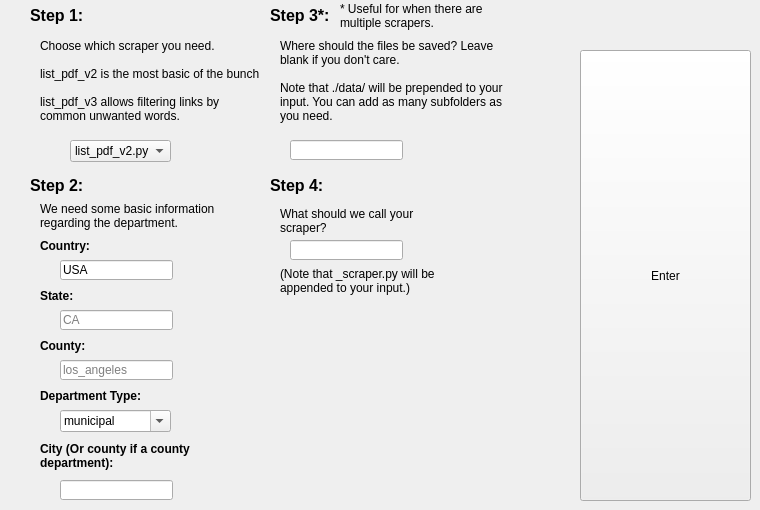
    <widget class="QWidget" name="ChooseScraper">
     <attribute name="title">
      <string>Choose Scraper</string>
     </attribute>
     <widget class="QLabel" name="step1_scraper_text">
      <property name="geometry">
       <rect>
        <x>40</x>
        <y>30</y>
        <width>221</width>
        <height>101</height>
       </rect>
      </property>
      <property name="font">
       <font>
        <pointsize>9</pointsize>
       </font>
      </property>
      <property name="text">
       <string>Choose which scraper you need.

list_pdf_v2 is the most basic of the bunch

list_pdf_v3 allows filtering links by common unwanted words.</string>
      </property>
      <property name="wordWrap">
       <bool>true</bool>
      </property>
     </widget>
     <widget class="QLabel" name="step2_header_5">
      <property name="geometry">
       <rect>
        <x>30</x>
        <y>170</y>
        <width>158</width>
        <height>31</height>
       </rect>
      </property>
      <property name="font">
       <font>
        <pointsize>12</pointsize>
        <weight>75</weight>
        <bold>true</bold>
       </font>
      </property>
      <property name="text">
       <string>Step 2:</string>
      </property>
      <property name="wordWrap">
       <bool>true</bool>
      </property>
     </widget>
     <widget class="QLabel" name="step4_header_2">
      <property name="geometry">
       <rect>
        <x>270</x>
        <y>170</y>
        <width>158</width>
        <height>31</height>
       </rect>
      </property>
      <property name="font">
       <font>
        <pointsize>12</pointsize>
        <weight>75</weight>
        <bold>true</bold>
       </font>
      </property>
      <property name="text">
       <string>Step 4:</string>
      </property>
      <property name="wordWrap">
       <bool>true</bool>
      </property>
     </widget>
     <widget class="QLabel" name="step3_header_5">
      <property name="geometry">
       <rect>
        <x>270</x>
        <y>0</y>
        <width>158</width>
        <height>31</height>
       </rect>
      </property>
      <property name="font">
       <font>
        <pointsize>12</pointsize>
        <weight>75</weight>
        <bold>true</bold>
       </font>
      </property>
      <property name="text">
       <string>Step 3*:</string>
      </property>
      <property name="wordWrap">
       <bool>true</bool>
      </property>
     </widget>
     <widget class="QLabel" name="step1_header_5">
      <property name="geometry">
       <rect>
        <x>30</x>
        <y>0</y>
        <width>158</width>
        <height>31</height>
       </rect>
      </property>
      <property name="font">
       <font>
        <pointsize>12</pointsize>
        <weight>75</weight>
        <bold>true</bold>
       </font>
      </property>
      <property name="text">
       <string>Step 1:</string>
      </property>
      <property name="wordWrap">
       <bool>true</bool>
      </property>
     </widget>
     <widget class="QLabel" name="label_31">
      <property name="geometry">
       <rect>
        <x>280</x>
        <y>190</y>
        <width>181</width>
        <height>61</height>
       </rect>
      </property>
      <property name="font">
       <font>
        <pointsize>9</pointsize>
       </font>
      </property>
      <property name="text">
       <string>What should we call your scraper?</string>
      </property>
      <property name="wordWrap">
       <bool>true</bool>
      </property>
     </widget>
     <widget class="QComboBox" name="scraper_input">
      <property name="geometry">
       <rect>
        <x>70</x>
        <y>140</y>
        <width>101</width>
        <height>22</height>
       </rect>
      </property>
      <item>
       <property name="text">
        <string>list_pdf_v2.py</string>
       </property>
      </item>
      <item>
       <property name="text">
        <string>list_pdf_v3.py</string>
       </property>
      </item>
     </widget>
     <widget class="QLabel" name="step2_scraper_text">
      <property name="geometry">
       <rect>
        <x>40</x>
        <y>200</y>
        <width>211</width>
        <height>31</height>
       </rect>
      </property>
      <property name="font">
       <font>
        <pointsize>9</pointsize>
       </font>
      </property>
      <property name="text">
       <string>We need some basic information regarding the department.</string>
      </property>
      <property name="wordWrap">
       <bool>true</bool>
      </property>
     </widget>
     <widget class="QLabel" name="step2_scraper_text_2">
      <property name="geometry">
       <rect>
        <x>40</x>
        <y>230</y>
        <width>161</width>
        <height>31</height>
       </rect>
      </property>
      <property name="font">
       <font>
        <pointsize>9</pointsize>
        <weight>75</weight>
        <bold>true</bold>
       </font>
      </property>
      <property name="text">
       <string>Country:</string>
      </property>
      <property name="wordWrap">
       <bool>true</bool>
      </property>
     </widget>
     <widget class="QLabel" name="step2state">
      <property name="geometry">
       <rect>
        <x>40</x>
        <y>280</y>
        <width>161</width>
        <height>31</height>
       </rect>
      </property>
      <property name="font">
       <font>
        <pointsize>9</pointsize>
        <weight>75</weight>
        <bold>true</bold>
       </font>
      </property>
      <property name="text">
       <string>State:</string>
      </property>
      <property name="wordWrap">
       <bool>true</bool>
      </property>
     </widget>
     <widget class="QLineEdit" name="country_input">
      <property name="geometry">
       <rect>
        <x>60</x>
        <y>260</y>
        <width>113</width>
        <height>20</height>
       </rect>
      </property>
      <property name="text">
       <string>USA</string>
      </property>
      <property name="placeholderText">
       <string/>
      </property>
     </widget>
     <widget class="QLineEdit" name="state_input">
      <property name="geometry">
       <rect>
        <x>60</x>
        <y>310</y>
        <width>113</width>
        <height>20</height>
       </rect>
      </property>
      <property name="placeholderText">
       <string>CA</string>
      </property>
     </widget>
     <widget class="QLabel" name="label_36">
      <property name="geometry">
       <rect>
        <x>40</x>
        <y>330</y>
        <width>161</width>
        <height>31</height>
       </rect>
      </property>
      <property name="font">
       <font>
        <pointsize>9</pointsize>
        <weight>75</weight>
        <bold>true</bold>
       </font>
      </property>
      <property name="text">
       <string>County:</string>
      </property>
      <property name="wordWrap">
       <bool>true</bool>
      </property>
     </widget>
     <widget class="QLineEdit" name="county_input">
      <property name="geometry">
       <rect>
        <x>60</x>
        <y>360</y>
        <width>113</width>
        <height>20</height>
       </rect>
      </property>
      <property name="placeholderText">
       <string>los_angeles</string>
      </property>
     </widget>
     <widget class="QLabel" name="label_37">
      <property name="geometry">
       <rect>
        <x>40</x>
        <y>380</y>
        <width>161</width>
        <height>31</height>
       </rect>
      </property>
      <property name="font">
       <font>
        <pointsize>9</pointsize>
        <weight>75</weight>
        <bold>true</bold>
       </font>
      </property>
      <property name="text">
       <string>Department Type:</string>
      </property>
      <property name="wordWrap">
       <bool>true</bool>
      </property>
     </widget>
     <widget class="QComboBox" name="department_type_input">
      <property name="geometry">
       <rect>
        <x>60</x>
        <y>410</y>
        <width>111</width>
        <height>22</height>
       </rect>
      </property>
      <property name="editable">
       <bool>true</bool>
      </property>
      <item>
       <property name="text">
        <string>municipal</string>
       </property>
      </item>
      <item>
       <property name="text">
        <string>county</string>
       </property>
      </item>
      <item>
       <property name="text">
        <string>college</string>
       </property>
      </item>
     </widget>
     <widget class="QLabel" name="step2city">
      <property name="geometry">
       <rect>
        <x>40</x>
        <y>440</y>
        <width>161</width>
        <height>31</height>
       </rect>
      </property>
      <property name="font">
       <font>
        <pointsize>9</pointsize>
        <weight>75</weight>
        <bold>true</bold>
       </font>
      </property>
      <property name="text">
       <string>City (Or county if a county department):</string>
      </property>
      <property name="wordWrap">
       <bool>true</bool>
      </property>
     </widget>
     <widget class="QLineEdit" name="city_input">
      <property name="geometry">
       <rect>
        <x>60</x>
        <y>480</y>
        <width>113</width>
        <height>20</height>
       </rect>
      </property>
     </widget>
     <widget class="QLabel" name="step3text">
      <property name="geometry">
       <rect>
        <x>280</x>
        <y>10</y>
        <width>231</width>
        <height>141</height>
       </rect>
      </property>
      <property name="font">
       <font>
        <pointsize>9</pointsize>
       </font>
      </property>
      <property name="text">
       <string>Where should the files be saved? Leave blank if you don't care.

Note that ./data/ will be prepended to your input. You can add as many subfolders as you need.</string>
      </property>
      <property name="wordWrap">
       <bool>true</bool>
      </property>
     </widget>
     <widget class="QLineEdit" name="save_dir_input">
      <property name="geometry">
       <rect>
        <x>290</x>
        <y>140</y>
        <width>113</width>
        <height>20</height>
       </rect>
      </property>
     </widget>
     <widget class="QLabel" name="step3note">
      <property name="geometry">
       <rect>
        <x>340</x>
        <y>0</y>
        <width>161</width>
        <height>31</height>
       </rect>
      </property>
      <property name="font">
       <font>
        <pointsize>9</pointsize>
       </font>
      </property>
      <property name="text">
       <string>* Useful for when there are multiple scrapers.</string>
      </property>
      <property name="wordWrap">
       <bool>true</bool>
      </property>
     </widget>
     <widget class="QPushButton" name="choose_scraper_button">
      <property name="geometry">
       <rect>
        <x>580</x>
        <y>50</y>
        <width>171</width>
        <height>451</height>
       </rect>
      </property>
      <property name="text">
       <string>Enter</string>
      </property>
     </widget>
     <widget class="QLineEdit" name="scraper_name_input">
      <property name="geometry">
       <rect>
        <x>290</x>
        <y>240</y>
        <width>113</width>
        <height>20</height>
       </rect>
      </property>
     </widget>
     <widget class="QLabel" name="label_34">
      <property name="geometry">
       <rect>
        <x>280</x>
        <y>250</y>
        <width>181</width>
        <height>61</height>
       </rect>
      </property>
      <property name="font">
       <font>
        <pointsize>9</pointsize>
       </font>
      </property>
      <property name="text">
       <string>(Note that _scraper.py will be appended to your input.)</string>
      </property>
      <property name="wordWrap">
       <bool>true</bool>
      </property>
     </widget>
    </widget>
